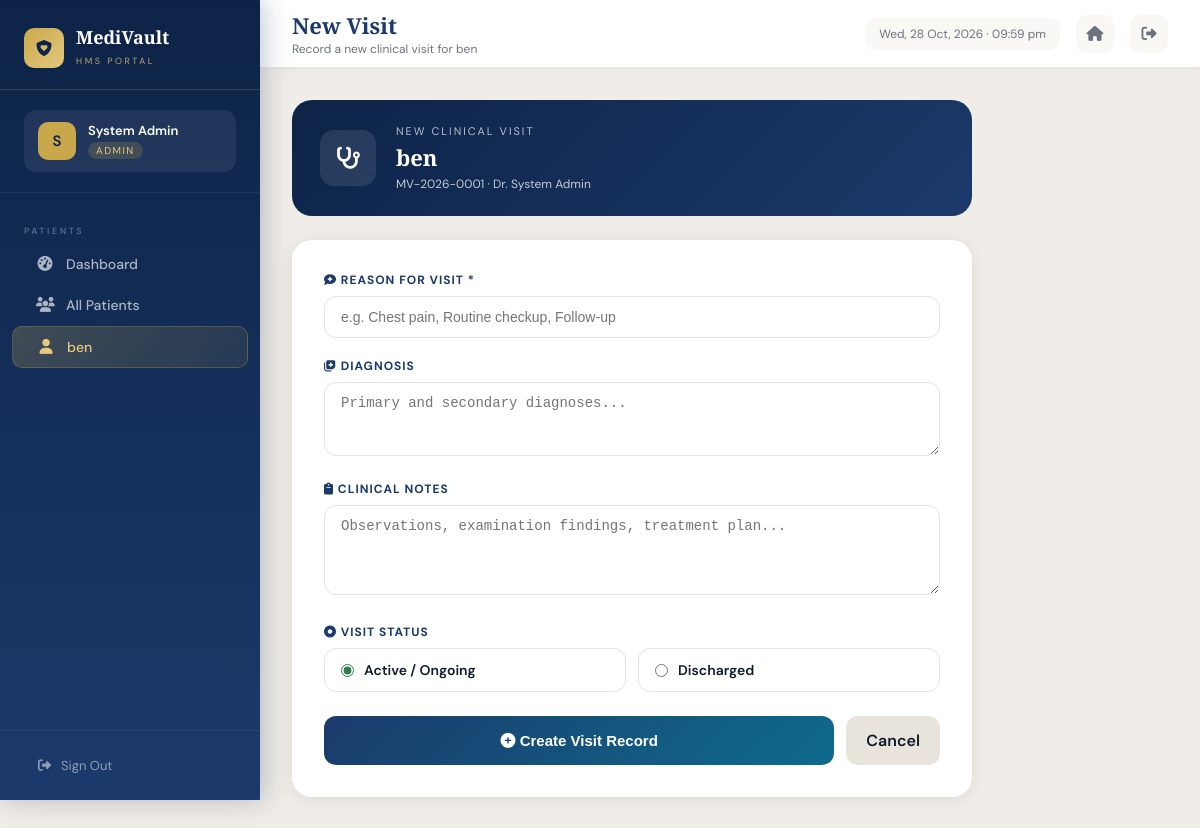
/patients/1/visit/new (signed in), run on the app's committed database.
### models/user.py (models this page shows, shortened)
class User(UserMixin, db.Model):
    __tablename__ = 'users'
    id         = db.Column(db.Integer, primary_key=True)
    full_name  = db.Column(db.String(120), nullable=False)
    email      = db.Column(db.String(120), unique=True, nullable=False)
    password   = db.Column(db.String(256), nullable=False)
    role       = db.Column(db.String(20), nullable=False, default='receptionist')
    department = db.Column(db.String(100))
    phone      = db.Column(db.String(20))
    is_active  = db.Column(db.Boolean, default=True)
    created_at = db.Column(db.DateTime, default=datetime.utcnow)

### models/patient.py (models this page shows, shortened)
class Patient(db.Model):
    __tablename__ = 'patients'
    id            = db.Column(db.Integer, primary_key=True)
    patient_id    = db.Column(db.String(20), unique=True, nullable=False)
    full_name     = db.Column(db.String(120), nullable=False)
    date_of_birth = db.Column(db.Date, nullable=False)
    gender        = db.Column(db.String(10))
    blood_group   = db.Column(db.String(5))
    phone         = db.Column(db.String(20))
    email         = db.Column(db.String(120))
    address       = db.Column(db.Text)
    emergency_contact_name  = db.Column(db.String(100))
    emergency_contact_phone = db.Column(db.String(20))
    allergies          = db.Column(db.Text)
    chronic_conditions = db.Column(db.Text)
    hospital_id   = db.Column(db.String(20), default='HOSP_001')
    registered_by = db.Column(db.Integer, db.ForeignKey('users.id'))
    created_at    = db.Column(db.DateTime, default=datetime.utcnow)
    visits        = db.relationship('Visit', backref='patient', lazy=True)
    scans         = db.relationship('Scan', backref='patient', lazy=True)

### routes/patients.py (the view, shortened to what this page needs)
@patients_bp.route('/patients/<int:patient_id>/visit/new', methods=['GET', 'POST'])
@login_required
@roles_required('admin', 'doctor')
def new_visit(patient_id):
    patient = Patient.query.get_or_404(patient_id)
    return render_template('patients/new_visit.html', patient=patient)

### models/user.py (called while the page is built)
@login_manager.user_loader
def load_user(user_id):
    return User.query.get(int(user_id))

### routes/patients.py (called while the page is built)
def roles_required(*roles):
    def decorator(f):
        @wraps(f)
        def wrapper(*args, **kwargs):
            if current_user.role not in roles:
                flash('You do not have permission to access this page.', 'danger')
                return redirect(url_for('dashboard.index'))
            return f(*args, **kwargs)
        return wrapper
    return decorator

### templates/patients/new_visit.html (shortened to what this page needs)
{% extends "base.html" %}
{% block page_title %}New Visit{% endblock %}
{% block page_subtitle %}Record a new clinical visit for {{ patient.full_name }}{% endblock %}
{% block sidebar_nav %}
<div class="nav-section-label">Patients</div>
<a href="/dashboard" class="nav-item"><i class="fas fa-gauge-high"></i> Dashboard</a>
<a href="/patients" class="nav-item"><i class="fas fa-users"></i> All Patients</a>
<a href="/patients/{{ patient.id }}" class="nav-item active"><i class="fas fa-user"></i> {{ patient.full_name }}</a>
{% endblock %}
{% block content %}
<div style="max-width:680px">
  <div style="background:linear-gradient(135deg,var(--royal-deep),var(--royal));border-radius:20px;padding:24px 28px;color:white;margin-bottom:24px;display:flex;align-items:center;gap:20px">
    <div style="width:56px;height:56px;border-radius:14px;background:rgba(255,255,255,0.1);display:flex;align-items:center;justify-content:center;font-size:22px"><i class="fas fa-stethoscope"></i></div>
    <div>
      <div style="font-size:11px;letter-spacing:2px;text-transform:uppercase;opacity:.7">New Clinical Visit</div>
      <div style="font-family:'Playfair Display',serif;font-size:22px;font-weight:700;margin-top:4px">{{ patient.full_name }}</div>
      <div style="font-size:12px;opacity:.75;margin-top:4px">{{ patient.patient_id }} · Dr. {{ current_user.full_name }}</div>
    </div>
  </div>
  <div style="background:var(--white);border-radius:20px;padding:32px;box-shadow:0 2px 16px rgba(0,0,0,0.08)">
    <form method="POST">
      <div style="margin-bottom:20px">
        <label style="display:block;font-size:12px;font-weight:700;text-transform:uppercase;letter-spacing:1px;color:var(--royal);margin-bottom:8px">
          <i class="fas fa-comment-medical"></i> Reason for Visit *
        </label>
        <input type="text" name="reason" required placeholder="e.g. Chest pain, Routine checkup, Follow-up"
          style="width:100%;padding:12px 16px;border:1.5px solid var(--platinum);border-radius:12px;font-size:14px;outline:none;transition:border .2s"
          onfocus="this.style.borderColor='var(--royal)'" onblur="this.style.borderColor='var(--platinum)'">
      </div>
      <div style="margin-bottom:20px">
        <label style="display:block;font-size:12px;font-weight:700;text-transform:uppercase;letter-spacing:1px;color:var(--royal);margin-bottom:8px">
          <i class="fas fa-notes-medical"></i> Diagnosis
        </label>
        <textarea name="diagnosis" rows="3" placeholder="Primary and secondary diagnoses..."
          style="width:100%;padding:12px 16px;border:1.5px solid var(--platinum);border-radius:12px;font-size:14px;outline:none;resize:vertical;transition:border .2s"
          onfocus="this.style.borderColor='var(--royal)'" onblur="this.style.borderColor='var(--platinum)'"></textarea>
      </div>
      <div style="margin-bottom:24px">
        <label style="display:block;font-size:12px;font-weight:700;text-transform:uppercase;letter-spacing:1px;color:var(--royal);margin-bottom:8px">
          <i class="fas fa-clipboard"></i> Clinical Notes
        </label>
        <textarea name="notes" rows="4" placeholder="Observations, examination findings, treatment plan..."
          style="width:100%;padding:12px 16px;border:1.5px solid var(--platinum);border-radius:12px;font-size:14px;outline:none;resize:vertical;transition:border .2s"
          onfocus="this.style.borderColor='var(--royal)'" onblur="this.style.borderColor='var(--platinum)'"></textarea>
      </div>
      <div style="margin-bottom:24px">
        <label style="display:block;font-size:12px;font-weight:700;text-transform:uppercase;letter-spacing:1px;color:var(--royal);margin-bottom:8px">
          <i class="fas fa-circle-dot"></i> Visit Status
        </label>
        <div style="display:flex;gap:12px">
          {% for val,label,color in [('active','Active / Ongoing','var(--emerald)'),('discharged','Discharged','var(--royal)')] %}
          <label style="flex:1;display:flex;align-items:center;gap:10px;padding:12px 16px;border:1.5px solid var(--platinum);border-radius:12px;cursor:pointer">
            <input type="radio" name="status" value="{{ val }}" {% if val=='active' %}checked{% endif %} style="accent-color:{{ color }}">
            <span style="font-weight:600;font-size:14px">{{ label }}</span>
          </label>
          {% endfor %}
        </div>
      </div>
      <div style="display:flex;gap:12px">
        <button type="submit" style="flex:1;padding:14px;background:linear-gradient(135deg,var(--royal),var(--teal));color:white;border:none;border-radius:12px;font-size:15px;font-weight:700;cursor:pointer">
          <i class="fas fa-plus-circle"></i> Create Visit Record
        </button>
        <a href="/patients/{{ patient.id }}" style="padding:14px 20px;background:var(--platinum);color:var(--navy-text);border-radius:12px;text-decoration:none;font-weight:600">
          Cancel
        </a>
      </div>
    </form>
  </div>
</div>
{% endblock %}

### templates/base.html (shortened to what this page needs)
<!DOCTYPE html>
<html lang="en">
<head>
  <link rel="stylesheet" href="https://cdnjs.cloudflare.com/ajax/libs/font-awesome/6.5.0/css/all.min.css"/>
</head>
<body>
<aside class="sidebar">
  <a href="/" class="sidebar-logo">
    <div class="logo-icon"><i class="fas fa-shield-heart"></i></div>
    <div class="logo-name">
      <span>MediVault</span>
      <small>HMS Portal</small>
    </div>
  </a>
  <div class="sidebar-user">
    <div class="user-badge role-{{ current_user.role }}">
      <div class="user-avatar">{{ current_user.full_name[0].upper() }}</div>
      <div class="user-info">
        <div class="u-name">{{ current_user.full_name }}</div>
        <div class="u-role">{{ current_user.role.title() }}</div>
      </div>
    </div>
  </div>
  <nav class="sidebar-nav">
    {% block sidebar_nav %}{% endblock %}
  </nav>
  <div class="sidebar-footer">
    <a href="/auth/logout" class="btn-logout">
      <i class="fas fa-right-from-bracket"></i> Sign Out
    </a>
  </div>
</aside>
<div class="main-content">
  <div class="topbar">
    <div class="topbar-left">
      <h1>{% block page_title %}Dashboard{% endblock %}</h1>
      <p>{% block page_subtitle %}Welcome back{% endblock %}</p>
    </div>
    <div class="topbar-right">
      <div class="topbar-date" id="topbar-date"></div>
      <a href="/" class="topbar-icon-btn" title="Home"><i class="fas fa-house"></i></a>
      <a href="/auth/logout" class="topbar-icon-btn" title="Logout"><i class="fas fa-right-from-bracket"></i></a>
    </div>
  </div>
  <div class="page-content">
    {% block content %}{% endblock %}
  </div>
</div>
</body>
</html>

### templates/base.html (style rules this page uses)
:root { --royal: #1B3A6B; --royal-deep: #0D2347; --royal-mid: #264F96; --gold: #C9A84C; --gold-light: #E4C97E; --gold-pale: #F5EDD6; --ivory: #FAF8F5; --white: #FFFFFF; --platinum: #E8E4DC; --slate: #6B7280; --navy-text: #0D1B2A; --teal: #0E6B8C; --emerald: #2E7D52; --rose: #C0392B; --sidebar-w: 260px; }
* { margin:0; padding:0; box-sizing:border-box; }
body { font-family:'DM Sans',sans-serif; background:#F0EDE8; color:var(--navy-text); display:flex; min-height:100vh; }
.sidebar { width: var(--sidebar-w); min-height:100vh; background: linear-gradient(180deg, var(--royal-deep) 0%, var(--royal) 100%); display:flex; flex-direction:column; position:fixed; top:0; left:0; z-index:100; box-shadow: 4px 0 24px rgba(13,35,71,0.25); }
.sidebar-logo { padding:28px 24px 20px; border-bottom:1px solid rgba(201,168,76,0.2); display:flex; align-items:center; gap:12px; text-decoration:none; }
.sidebar-logo .logo-icon { width:40px; height:40px; border-radius:10px; background:linear-gradient(135deg,var(--gold),var(--gold-light)); display:flex; align-items:center; justify-content:center; font-size:16px; color:var(--royal-deep); flex-shrink:0; }
.sidebar-logo .logo-name { color:var(--white); }
.sidebar-logo .logo-name span { font-family:'Playfair Display',serif; font-size:18px; font-weight:700; display:block; line-height:1.1; }
.sidebar-logo .logo-name small { font-size:9px; letter-spacing:2.5px; text-transform:uppercase; color:var(--gold-light); opacity:0.8; }
.sidebar-user { padding:20px 24px; border-bottom:1px solid rgba(255,255,255,0.06); }
.user-badge { display:flex; align-items:center; gap:12px; background:rgba(255,255,255,0.07); border-radius:12px; padding:12px 14px; }
.user-avatar { width:38px; height:38px; border-radius:10px; flex-shrink:0; display:flex; align-items:center; justify-content:center; font-size:15px; font-weight:600; color:var(--royal-deep); }
.user-info .u-name { font-size:13px; font-weight:600; color:var(--white); line-height:1.2; }
.user-info .u-role { font-size:10px; letter-spacing:1.5px; text-transform:uppercase; margin-top:3px; padding:2px 8px; border-radius:100px; display:inline-block; }
.role-admin .user-avatar { background:var(--gold); }
.role-admin .u-role { background:rgba(201,168,76,0.2); color:var(--gold-light); }
.sidebar-nav { flex:1; padding:16px 0; overflow-y:auto; }
.nav-section-label { font-size:9px; letter-spacing:2.5px; text-transform:uppercase; color:rgba(255,255,255,0.3); padding:16px 24px 6px; font-weight:600; }
.nav-item { display:flex; align-items:center; gap:12px; padding:11px 24px; color:rgba(255,255,255,0.65); text-decoration:none; font-size:14px; font-weight:500; transition:all 0.2s; position:relative; border-radius:0; margin:1px 12px; border-radius:10px; }
.nav-item i { width:18px; text-align:center; font-size:15px; flex-shrink:0; }
.nav-item.active { background:linear-gradient(135deg,rgba(201,168,76,0.25),rgba(201,168,76,0.1)); color:var(--gold-light); border:1px solid rgba(201,168,76,0.25); }
.sidebar-footer { padding:16px 24px; border-top:1px solid rgba(255,255,255,0.07); }
.btn-logout { display:flex; align-items:center; gap:10px; color:rgba(255,255,255,0.5); text-decoration:none; font-size:13px; padding:10px 14px; border-radius:10px; transition:all 0.2s; }
.main-content { margin-left: var(--sidebar-w); flex:1; display:flex; flex-direction:column; min-height:100vh; }
.topbar { background:var(--white); height:68px; display:flex; align-items:center; justify-content:space-between; padding:0 32px; border-bottom:1px solid var(--platinum); box-shadow:0 2px 8px rgba(0,0,0,0.04); position:sticky; top:0; z-index:50; }
.topbar-left h1 { font-family:'Playfair Display',serif; font-size:22px; font-weight:600; color:var(--royal); }
.topbar-left p { font-size:12px; color:var(--slate); margin-top:1px; }
.topbar-right { display:flex; align-items:center; gap:16px; }
.topbar-icon-btn { width:38px; height:38px; border-radius:10px; border:none; background:var(--ivory); color:var(--slate); display:flex; align-items:center; justify-content:center; cursor:pointer; transition:all 0.2s; font-size:15px; text-decoration:none; }
.topbar-date { font-size:12px; color:var(--slate); background:var(--ivory); padding:8px 14px; border-radius:10px; }
.page-content { padding:32px; flex:1; }

### data on the page
User: full_name "S", full_name "System Admin", role "ADMIN"
Patient: full_name "ben", patient_id "MV-2026-0001"

### other printed values
{{ label }} "Active / Ongoing" "Discharged"
